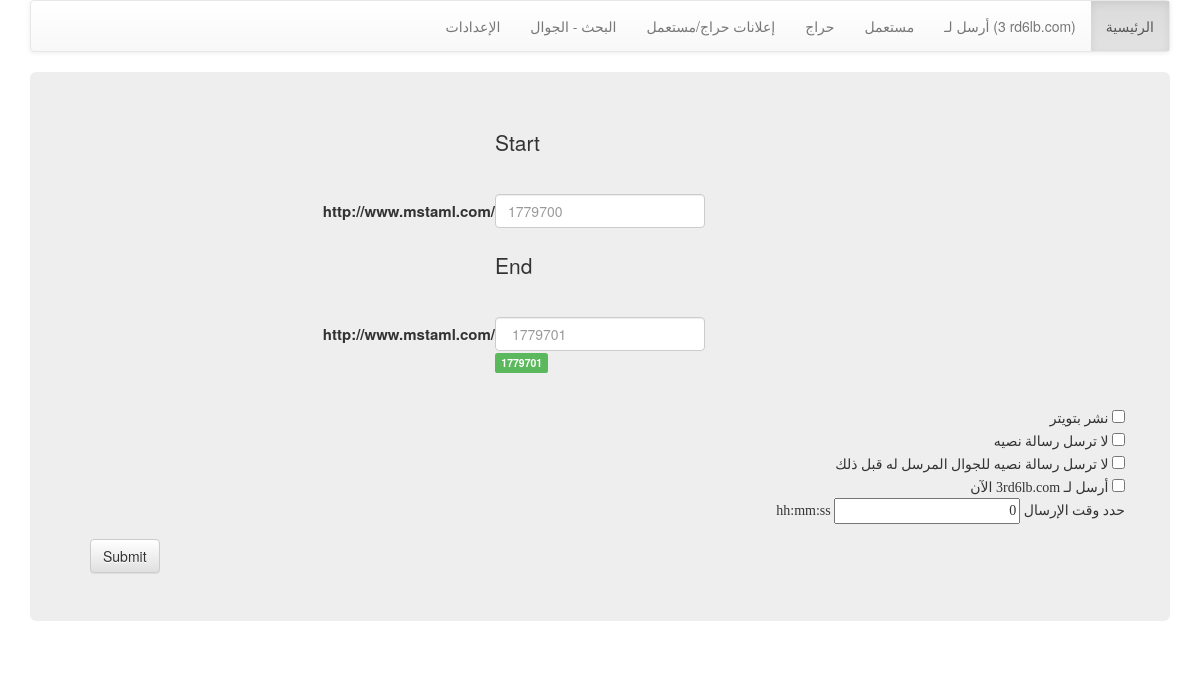
Screenshot of /Tell/v_20140430/mstaml.php with the database file from the repository.
### tables this page shows
CREATE TABLE IF NOT EXISTS `ads` (
  `id` int(11) NOT NULL AUTO_INCREMENT,
  `phone` varchar(500) DEFAULT NULL,
  `site` varchar(200) NOT NULL,
  `created` datetime NOT NULL,
  `querystring` varchar(255) NOT NULL,
  `category` varchar(255) NOT NULL,
  `city` varchar(255) NOT NULL,
  `ad_ID` int(11) NOT NULL,
  `ad_text` text NOT NULL,
  `ad_title` tinytext NOT NULL,
  `ad_user` varchar(250) NOT NULL,
  `twitter` tinyint(1) NOT NULL,
  `sms` tinyint(1) NOT NULL,
  PRIMARY KEY (`id`)
);

### Tell/v_20140430/mstaml.php (the view, shortened to what this page needs)
<?php
require_once("config.php");
$result = $mysqli->query("SELECT querystring FROM `ads` WHERE site = 'mstaml' ORDER BY id DESC LIMIT 1;");
    if (mysqli_num_rows($result) > 0 ) {
		$row = $result->fetch_assoc();
		$qs = $row['querystring'];
		$se = explode('-',$qs);
		$lstart = $se[0];
		$lend = $se[1];
		$fend = $se[2];
	}
?>
<!DOCTYPE html>
<html>
<head>
<link rel="stylesheet" href="http://netdna.bootstrapcdn.com/bootstrap/3.0.3/css/bootstrap.min.css">
<link rel="stylesheet" href="http://netdna.bootstrapcdn.com/bootstrap/3.0.3/css/bootstrap-theme.min.css">
</head>
<body>
<div class="container">
 <?php include_once('nav.php'); ?>
 <div class="jumbotron">
<form class="form-horizontal" role="form" action="" method="POST">
<div class="form-group">
    <label class="col-sm-2 control-label"></label>
    <div class="col-sm-10">
      <p class="form-control-static">Start</p>
    </div>
</div>
  <div class="form-group">
    <label for="inputPassword" class="col-sm-2 control-label">http://www.mstaml.com/</label>
    <div class="col-sm-10">
      <input type="text" name="start" class="form-control" id="inputPassword" placeholder="<?php echo (isset($lstart))? $lstart : '';?>">
    </div>
  </div>
 <div class="form-group">
    <label class="col-sm-2 control-label"></label>
    <div class="col-sm-10">
      <p class="form-control-static">End</p>
    </div>
</div>
  <div class="form-group">
    <label for="inputPassword" class="col-sm-2 control-label">http://www.mstaml.com/</label>
    <div class="col-sm-10">
      <input type="text" name="end" class="form-control" id="inputPassword" placeholder="<?php echo (isset($fend))? $fend : '';?>">
	  <span class="label label-success"><?php echo (isset($lend))? $lend : '';?></span>
    </div>
  </div>
   <div class="form-group" style="direction:rtl;text-align:right;font-family:tahoma">
			<br/><input type="checkbox" name="twitterON" value='ON'> نشر بتويتر
			<br/><input type="checkbox"  name="smsOFF" value='ON'> لا ترسل رسالة نصيه
			<br/><input type="checkbox"  name="smsON" value='OFF'>  لا ترسل رسالة نصيه للجوال المرسل له قبل ذلك
			<br/><input type="checkbox"  name="SendTo36" value='ON'>  أرسل لـ    3rd6lb.com  الآن
			<br/>
			 حدد وقت الإرسال
			<input type="text"  name="smsTime" value="0" placeholder='hh:mm:ss'>
			<span class='color:#eee'>hh:mm:ss</span>
    </div>
	<button type="submit" class="btn btn-default">Submit</button>
</form>
</div>
</div>
</body>
</html>

### Tell/v_20140430/mstaml.php (style rules this page uses)
.jumbotron { margin-top: 20px; }
.col-sm-10 { width:20%; padding:0px; }
.col-sm-2 { width:40%; font-size:15px; padding:0px; }

### rows the page displays
ads: start "1779700", end "1779701", querystring "1779701"
